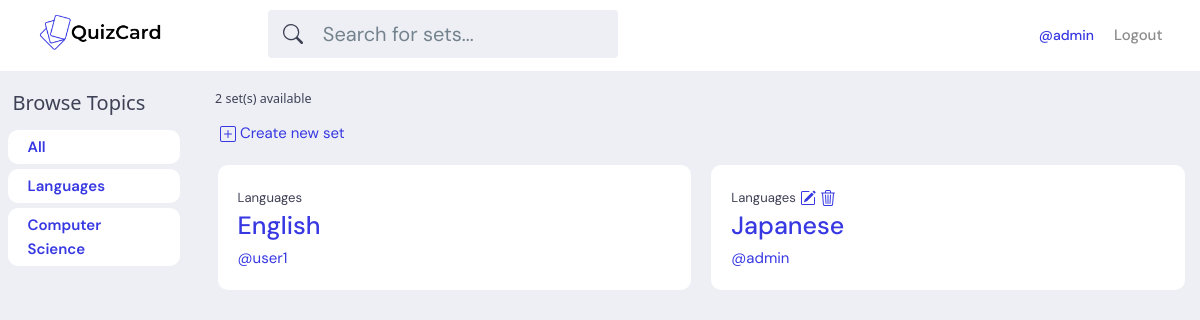
The app's page /?q=Languages (signed in) with its own data.
### base/models.py (models this page shows, shortened)
class Topic(models.Model):
    name = models.CharField(max_length=200)

class Set(models.Model):
    user = models.ForeignKey(User, on_delete=models.SET_NULL, null=True)
    topic = models.ForeignKey(Topic, on_delete=models.SET_NULL, null=True)
    name = models.CharField(max_length=200)
    updated = models.DateTimeField(auto_now=True)
    created = models.DateTimeField(auto_now_add=True)
    class Meta:
        ordering = ['-updated', '-created']

### base/views.py (the view)
# urls.py: path('', views.home, name="home"),
def home(request):
    q = request.GET.get('q') if request.GET.get('q') != None else ''
    sets = Set.objects.filter(
        Q(topic__name__icontains=q) |
        Q(name__icontains=q)
        )
    topics = Topic.objects.all()
    set_count = sets.count()
    context = {'sets':sets, 'topics':topics, 'set_count':set_count}
    return render(request, 'base/home.html', context)

### base/templates/base/home.html
{% extends 'main.html' %}
{% block content %}
<div class="row">
    <div class="topic-container col-2">
        {% include 'base/topics_bar.html' %}
    </div>
    <div class="feed-container col-10">
        <h5>{{set_count}} set(s) available</h5>
        <a class="create-set" href="{% url 'create-set' %}">
            <svg href="{% url 'create-set' %}" xmlns="http://www.w3.org/2000/svg" width="16" height="16" fill="currentColor" class="bi bi-plus-square" viewBox="0 0 16 16">
                <path d="M14 1a1 1 0 0 1 1 1v12a1 1 0 0 1-1 1H2a1 1 0 0 1-1-1V2a1 1 0 0 1 1-1h12zM2 0a2 2 0 0 0-2 2v12a2 2 0 0 0 2 2h12a2 2 0 0 0 2-2V2a2 2 0 0 0-2-2H2z"/>
                <path d="M8 4a.5.5 0 0 1 .5.5v3h3a.5.5 0 0 1 0 1h-3v3a.5.5 0 0 1-1 0v-3h-3a.5.5 0 0 1 0-1h3v-3A.5.5 0 0 1 8 4z"/>
            </svg>
            Create new set
        </a>
        {% include 'base/feed.html' %}
    </div>
</div>
{% endblock content %}

### templates/navbar.html (shortened to what this page needs)
{% load static %}
<header class="header header--loggedIn">
    <div class="container">
        <a href="{% url 'home' %}" class="header__logo">
            <img src="{% static 'assets/logo.png' %}" />
        </a>
        <form class="header__search" method="GET" action="{% url 'home' %}" >
            <label>
            <input type="text" name="q" placeholder="Search for sets..." />
            </label>
        </form>
        <nav class="header__menu">
            {% if request.user.is_authenticated %}
            <div class="header__user">
                <a href="{% url 'user-profile' request.user.id %}"><span>@{{request.user.username}}</span></a>
                <a href="{% url 'logout' %}" >Logout</a>
            {% else %}
                <a href="{% url 'login' %}" >Login</a>
            </div>
            {% endif %}
        </nav>
    </div>
</header>

### base/templates/base/topics_bar.html
<h2>Browse Topics</h2>
<div class="topic-box fw-semibold">
    <a href="{% url 'home' %}">All</a>
</div>
{% for topic in topics %}
<div class="topic-box fw-semibold">
    <a href="{% url 'home' %}?q={{topic.name}}">{{topic.name}}</a>
</div>
{% endfor %}

### base/templates/base/feed.html (shortened to what this page needs)
<div class="row">
    {% for set in sets %}
        <div class="set-container col-6">
            <div class="set-box">
                <small>{{set.topic.name}}</small>
                {% if request.user == set.user %}
                <a href= {% url 'update-set' set.id %}>
                <a href= {% url 'delete-set' set.id %}>
                {% endif %}
                <h1><a href="{% url 'set' set.id %}">{{set.name}}</a></h1>
                <a href="{% url 'user-profile' set.user.id %}">@{{set.user.username}}</a>
            </div>
        </div>
    {% endfor %}
</div>

### static/styles/styles.css (style rules this page uses)
:root { --color-main: #3738e2; --color-main-light: #0087FF; --color-dark: #3f4156; --color-dark-medium: #51546e; --color-dark-light: #696d97; --color-light: #fff; --color-gray: #8b8b8b; --color-light-gray: #b2bdbd; --color-bg: #edeff4; --color-success: #5dd693; --color-error: #fc4b0b; }
* { font-family: "DM Sans", -apple-system, BlinkMacSystemFont, "Segoe UI", Roboto, Oxygen, Ubuntu, Cantarell, "Open Sans", "Helvetica Neue", sans-serif; margin: 0; padding: 0; box-sizing: border-box; text-rendering: optimizeLegibility; font-size: inherit; }
html { font-size: 56.25%; }
@media only screen and (min-width: 1200px) { html { font-size: 62.5%; } }
body { line-height: 1.6; font-weight: 400; font-size: 1.5rem; color: var(--color-dark); background-color: var(--color-bg); }
img { width: 100%; }
a { display: inline-block; color: var(--color-main); text-decoration: none; }
input:not([type=checkbox],[type=radio]),select,textarea { width: max-content; }
.header { padding: 1rem; background-color: var(--color-light); }
.header > .container { display: flex; gap: 9.5rem; }
.header__logo, .header__user { display: flex; gap: 2rem; align-items: center; }
.header__logo > img { height: 40px; width: auto; }
.header__search > label { background-color: var(--color-bg); padding: 0.8rem 0.5rem; display: flex; align-items: center; gap: 1rem; border-radius: 4px; }
.header__search svg { fill: var(--color-dark); width: 2rem; height: 2rem; margin-left: 1rem; }
.header__search input { width: 30rem; background: transparent; border: none; outline: none; color: var(--color-dark); }
.header__menu { margin-left: auto; position: relative; }
.header__menu a { display: flex; gap: 1.5rem; align-items: center; font-weight: 500; text-decoration: none; color: var(--color-gray); }
.header__menu span { color: var(--color-main); font-weight: 500; font-size: 1.4rem; display: block; }
.topic-container { padding: 1rem; }
.topic-container h2 { padding: 1rem; }
.feed-container { padding: 2rem; }
.feed-container .create-set { margin: 1rem 0.5rem; }
.set-container { min-height: 10.5rem; padding: 1rem; box-sizing: border-box }
.set-box { border-radius: 1rem; padding: 2rem; background-color: #fff; }
.topic-box { border-radius: 1rem; padding: 0.5rem 2rem 0.5rem 2rem; margin: 0.5rem; background-color: #fff; }

### records on screen
Topic: name "Languages"
Topic: name "Computer Science"
Set: topic.name "Languages", name "English", user.username "user1"
Set: topic.name "Languages", name "Japanese", user.username "admin"

### other values on screen
{{ request.user.username }} "admin"
{{ set_count }} "2"
